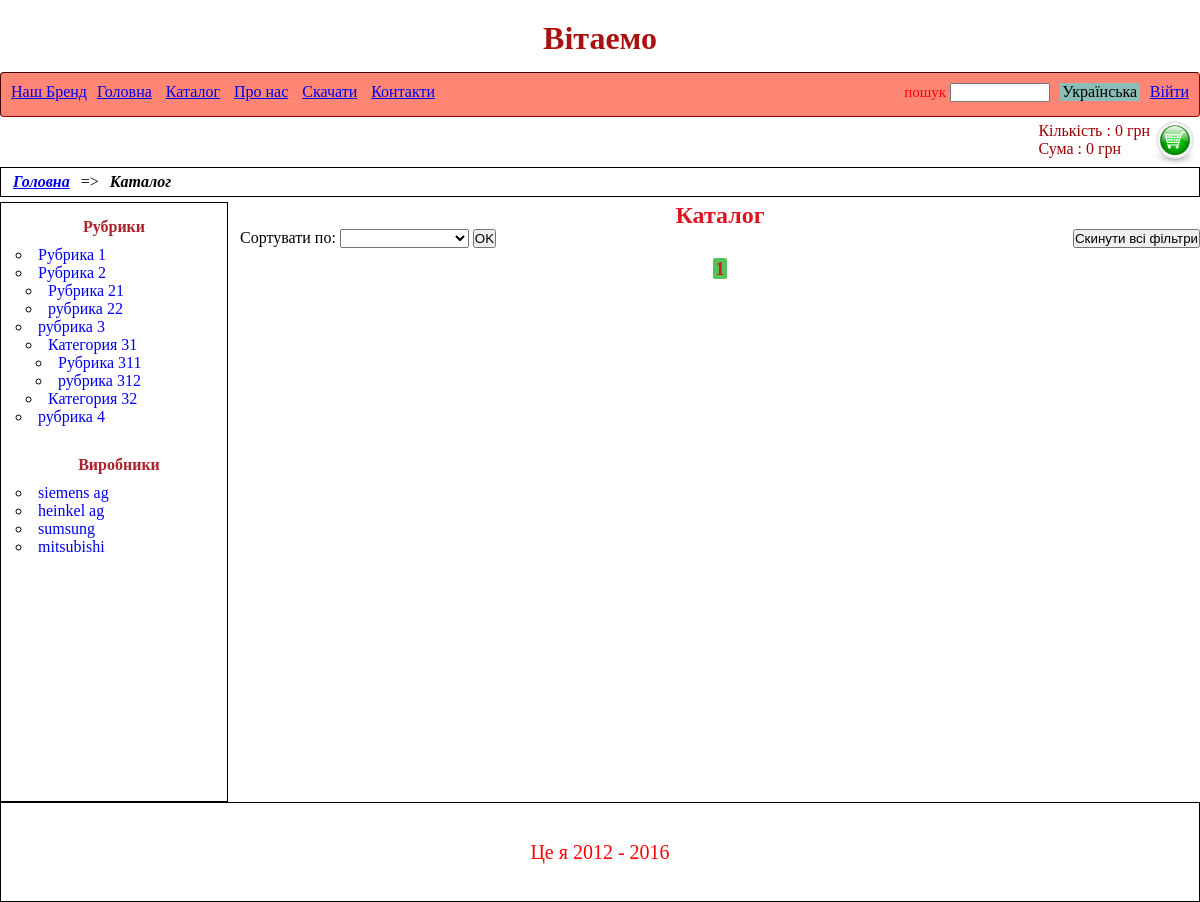
The page /catalog?manufacturer=sumsung on the database as committed earlier.
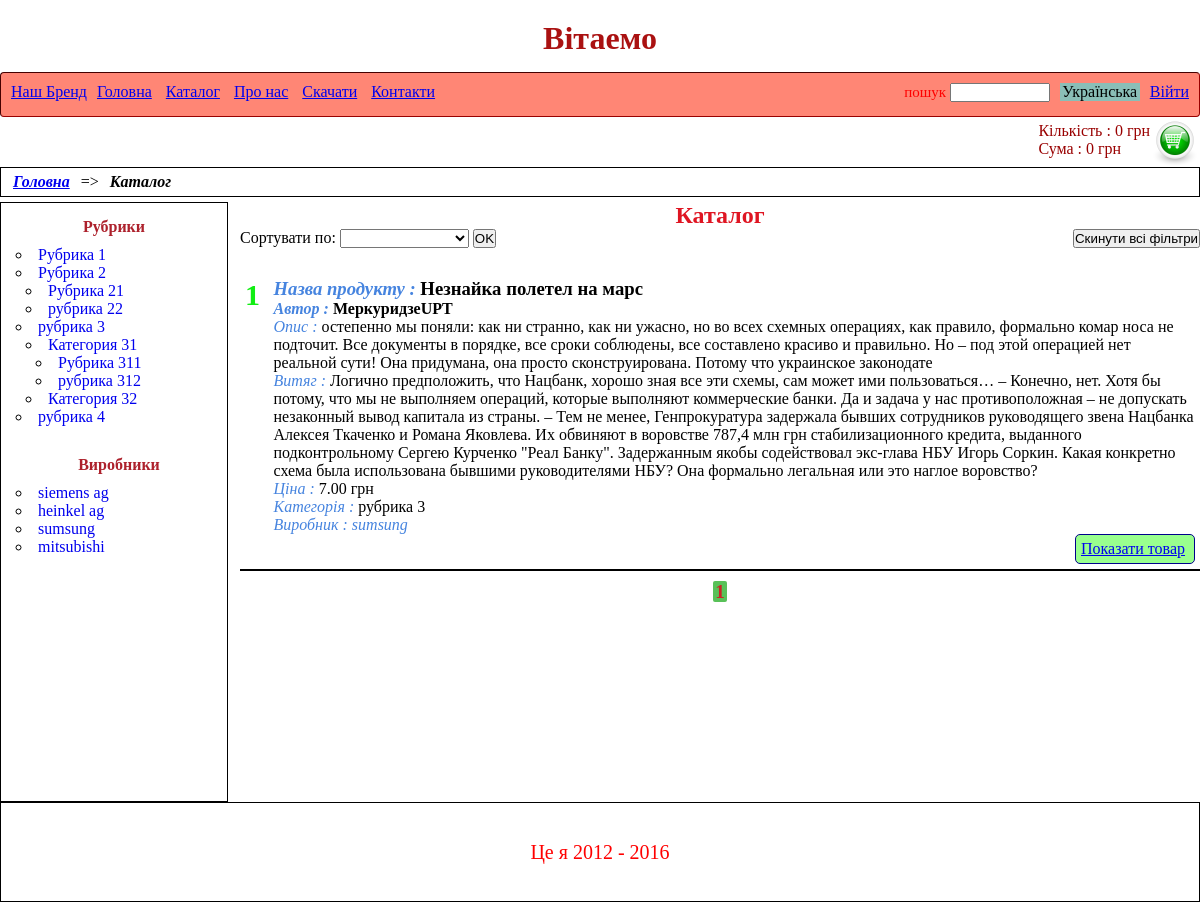
The same page on the database as committed later.
### tables this page shows
CREATE TABLE `categories` (
  `id` int(10) UNSIGNED NOT NULL,
  `title` varchar(50) NOT NULL,
  `parent_id` int(11) UNSIGNED NOT NULL,
  `eng_translit_title` varchar(50) NOT NULL
);

CREATE TABLE `manufacturers` (
  `id` int(10) UNSIGNED NOT NULL,
  `eng_translit_title` varchar(255) NOT NULL,
  `title` varchar(255) NOT NULL,
  `url` varchar(255) NOT NULL
);

CREATE TABLE `products` (
  `id` int(11) UNSIGNED NOT NULL,
  `author` varchar(50) NOT NULL,
  `title` varchar(50) NOT NULL,
  `description` text NOT NULL,
  `body` text NOT NULL,
  `price` decimal(12,2) NOT NULL,
  `cat_id` int(11) UNSIGNED DEFAULT NULL,
  `manf_id` int(11) UNSIGNED DEFAULT NULL
);

### app/protected/controllers/catalog.php (called while the page is built, shortened)
<?php
class Catalog  extends BaseController
{
    public function index()
    {
        $leftCatalogtMenu = (new Categories())->getLeftCataloglMenu();
        $catalogModel= new DB_Catalog();
        $catalogResults = $catalogModel->getCatalog();
        $manufacturersList = $catalogModel->getManufacturers();
        $pages = $catalogModel->countPages();
        return ['view'=>'customer/catalog.php', 'leftCatalogMenu' => $leftCatalogtMenu, 'catalogResults'=>$catalogResults,
        'manufacturersList' => $manufacturersList, 'pages' => $pages];
    }
}

### app/core/application.php (called while the page is built, shortened)
<?php
class Application extends MainDispatcher {
    public function runController($controller){
        $action = $controller[1];
        $contr = new $name_contr($controller);
        $data=call_user_func(array($contr, $action));
        return $data;
    }
}

### public/index.php (called while the page is built, shortened)
<?php
$router = new Application();
$controller=$router->getController();
$data_and_view = $router->runController($controller);
$template_folder = $router->findAppropriateTemplate($view);
require_once PATH_SITE."/resources/".$template_folder."/index.php";

### app/core/database.php (called while the page is built, shortened)
<?php
class DataBase {
    function __construct(){
     try{
           $this->conn = new \PDO('mysql:dbname='.NAME_BD.';host='.HOST.'', USER, PASSWORD, array(\PDO::MYSQL_ATTR_INIT_COMMAND => 'SET NAMES\'UTF8\''));
        }catch(\PDOException $e) {die("Ошибка соединения с базой или хостом:".$e->getMessage());}
    }
}
?>

### resources/template/index.php (called while the page is built, shortened)
<?php
    require_once "header.php";
    $view=$router->getView($view);
    include_once ($view);
    require_once "footer.php";

### app/protected/models/db_catalog.php (called while the page is built, shortened)
<?php
class DB_Catalog extends DataBase
{
    private $amount;
    private $page;
    private $category;
    private $manufacturer;
    public function __construct($inAdmin = false)
    {
        $this->amount = ($inAdmin)? AMOUNTONPAGEADMIN: AMOUNTONPAGE;
        $this->page = $_GET['p']?? $_POST['p']?? 1;
        $this->category='';
        $this->manufacturer='';
    }
    public function getCatalog()
    {
        $page= ($this->page-1)*$this->amount;
        $this->order='';
        $order= $_GET['order']?? $_POST['order']?? null;
        $manufacturer= $_GET['manufacturer']?? $_POST['manufacturer']?? null;
            switch( @ $order){
                default: $this->order= ' ORDER BY `p`.`title` ASC'; break;
            }
        if(isset($manufacturer)){
            if(!isset($conjunction)) { $conjunction = " WHERE ";} else {$conjunction = " AND "; }
            $name= $this->conn->quote($manufacturer);
            $this->manufacturer = $conjunction."`m`.`eng_translit_title`=".$name." ";
        }
        $sql="SELECT `p`.`id` AS product_id , `p`.`author`, `p`.`title` as product_title , `p`.`description`, `p`.`body`,
              `p`.`price`, `p`.`cat_id` AS `product_cat_id`, `p`.`manf_id`,  `c`.`id` AS `category_id`, `c`.`title` AS category_title ,
              `c`.`eng_translit_title`, `c`.`parent_id`, `m`.`id` as manufacturer_id , `m`.`title` AS manufacturer_title , GROUP_CONCAT(`im`.`image`) AS `images`
               FROM `products` `p` LEFT JOIN `categories` `c` ON `p`.`cat_id` = `c`.`id` LEFT JOIN `manufacturers` `m`
               ON `p`.`manf_id` = `m`.`id`
                LEFT JOIN `images` `im` ON `p`.`id`= `im`.`product_id`
                $this->category $this->manufacturer GROUP BY `p`.`id` $this->order LIMIT ?, $this->amount  " ;
        $stmt = $this->conn->prepare($sql);
        $stmt->bindParam(1, $page, \PDO::PARAM_INT);
        $stmt->execute();
        $result= $stmt->fetchAll();
        foreach ($result as $key=> $value){
            $startingLineNumber =(!isset($startingLineNumber))? ($this->page-1)*$this->amount+1: $startingLineNumber+1;
            $result[$key]->startingLineNumber= $startingLineNumber;
            if(!empty($value->images) && $value->images!= false ){
                $images= explode(',', $value->images);
                $result[$key]->images= array_values($images);
            }
        }
        return $result;
    }
    public function countPages()
    {
        $category = $_GET['category']?? $_POST['category']?? null;
        $manufacturer= $_GET['manufacturer']?? $_POST['manufacturer']?? null;
        if(isset($manufacturer)){
            if(!isset($conjunction)) { $conjunction = " WHERE ";} else {$conjunction = " AND "; }
            $name= $this->conn->quote($manufacturer);
            $this->manufacturer = $conjunction."`m`.`title`=".$name." ";
        }
        $sql= "SELECT COUNT(`p`.`id`) AS number FROM `products` `p` LEFT JOIN
              `categories` `c` ON `p`.`cat_id` = `c`.`id` LEFT JOIN `manufacturers` `m` ON `p`.`id` = `m`.`id`$this->category $this->manufacturer";
        $res= $this->conn->query($sql);
        $res= $res->fetch();
        $pages= ceil($res->number/$this->amount);
        return $pages;
    }
    public function getManufacturers(){
        $sql ="SELECT `id`, `eng_translit_title`, `title` FROM `manufacturers`";
        $res= $this->conn->query($sql);
        $manufacturers= $res->fetchAll();
        return $manufacturers;
    }
}

### resources/languages/uk.php (called while the page is built, shortened)
<?php
$ukrCurrency = "грн";
$catalog = "Каталог";
$author = "Автор";
$productTitle = "Назва продукту";
$description = "Опис";
$body = "Витяг";
$price = "Ціна";
$displayItem="Показати товар";

### app/lib/HelperService.php (called while the page is built, shortened)
<?php
class HelperService {
    public static function prozessLangArray()
    {
        $langs = [];
        foreach (LANG as $ln) {
            $arr = explode('=>', $ln);
            $key = trim($arr[0], ' ');
            $value = trim($arr[1], ' ');
            $langs[$key] = $value;
        }
        return $langs;
    }
}

### app/protected/models/categories.php (the view, shortened to what the rows shown need)
<?php
class Categories extends DataBase
{
    private $categories;
    public  function __construct()
    {
        $sql = "SELECT `id`, `title`, `parent_id`, `eng_translit_title` FROM `categories`";
        $result = $this->conn->query($sql);
        $categories = $result->fetchAll();
        $this->categories = $categories;
    }
    public function getLeftCataloglMenu()
    {
        $leftMenu ="<ul class='left-catalog-menu'>";
        $leftMenu.= $this->printOutlLeftCatalogMenu();
        $leftMenu.= "</ul>";
        return $leftMenu;
    }
    protected function printOutlLeftCatalogMenu(  $parent = 0)
    {
        if(!isset($print)){$print='';}
        foreach($this->categories as $category){
            if($category->parent_id ==$parent ){
                $print.='<li  class="left-catalog-menu__item"><a href="'.URL.'catalog?category='. $category->eng_translit_title .'" class="left-catalog-menu__link">'.$category->title.'</a>' ;
                foreach($this->categories as $sub_cat){
                    if($sub_cat->parent_id == $category->id){
                        $flag = TRUE; break;
                    }
                }
                if(isset($flag)){
                    $print.= "<ul>";
                    $print.= $this->printOutlLeftCatalogMenu( $category->id);
                    $print.= "</ul>";
                    $print.= "</li>";
                } else{
                    $print.="</li>";
                }
            }
        }
        return $print;
    }
}

### resources/customer/catalog.php (shortened to what the rows shown need)
<section class="left-menu">
    <?= $leftCatalogMenu ?>
    <div class="left-menu__manufacturers-block">
        <ul class="left-catalog-menu">
            <?php foreach($manufacturersList as $manuf): ?>
                <li><a href="/catalog?manufacturer=<?= $manuf->eng_translit_title ?>" class="left-catalog-menu__link"><?= $manuf->title ?></a></li>
            <?php endforeach; ?>
        </ul>
    </div>
</section>
<section class="content-zone ">
    <h2 class="content-zone__header"><?= $catalog ?></h2>
    <?php foreach ($catalogResults as $item) : ?>
        <article class="content-zone__item clearfix">
            <div class="content-zone__starting-line-number"><?= $item->startingLineNumber ?></div>
            <div class="content-zone__item-output">
                <h3><span class="content-zone__item-output-title"><?= $productTitle ?> : </span> <?=$item->product_title ?></h3>
                <h4><span class="content-zone__item-output-title"><?= $author ?> : </span><?= $item->author ?></h4>
                <p><span class="content-zone__item-output-title"><?= $description ?> : </span><?= $item->description ?></p>
                <p><span class="content-zone__item-output-title"><?= $body ?> : </span><?= $item->body ?></p>
                <p><span class="content-zone__item-output-title"><?= $price ?> : </span><?= $item->price .' '.$ukrCurrency?></p>
                <p><span class="content-zone__item-output-title"><?= $category ?> : </span><?= $item->category_title ?></p>
                <p><span class="content-zone__item-output-title"><?= $manufacturer ?> : <?= $item->manufacturer_title ?></span></p>
                <p><a href="/product/show?id=<?= $item->product_id ?>" class="content-zone__display-btn"><?= $displayItem ?></a></p>
            </div>
        </article>
    <?php endforeach; ?>
</section>

Rows that differ between the two databases and show on the page:
now on this page (row edited): products: startingLineNumber "1", title "Незнайка полетел на марс", author "МеркуридзеUPT", description "остепенно мы поняли: как ни странно, как ни ужасно, но во всех схемных операциях, как правило, формально комар носа не подточит. Все документы в порядке, все сроки соблюдены, все составлено красиво и правильно. Но – под этой операцией нет реальной сути! Она придумана, она просто сконструирована. Потому что украинское законодате", body "Логично предположить, что Нацбанк, хорошо зная все эти схемы, сам может ими пользоваться… – Конечно, нет. Хотя бы потому, что мы не выполняем операций, которые выполняют коммерческие банки. Да и задача у нас противоположная – не допускать незаконный вывод капитала из страны. – Тем не менее, Генпрокуратура задержала бывших сотрудников руководящего звена Нацбанка Алексея Ткаченко и Романа Яковлева. Их обвиняют в воровстве 787,4 млн грн стабилизационного кредита, выданного подконтрольному Сергею Курченко \"Реал Банку\". Задержанным якобы содействовал экс-глава НБУ Игорь Соркин. Какая конкретно схема была использована бывшими руководителями НБУ? Она формально легальная или это наглое воровство?", price "7.00", categories.title "рубрика 3", manufacturers.title "sumsung"
